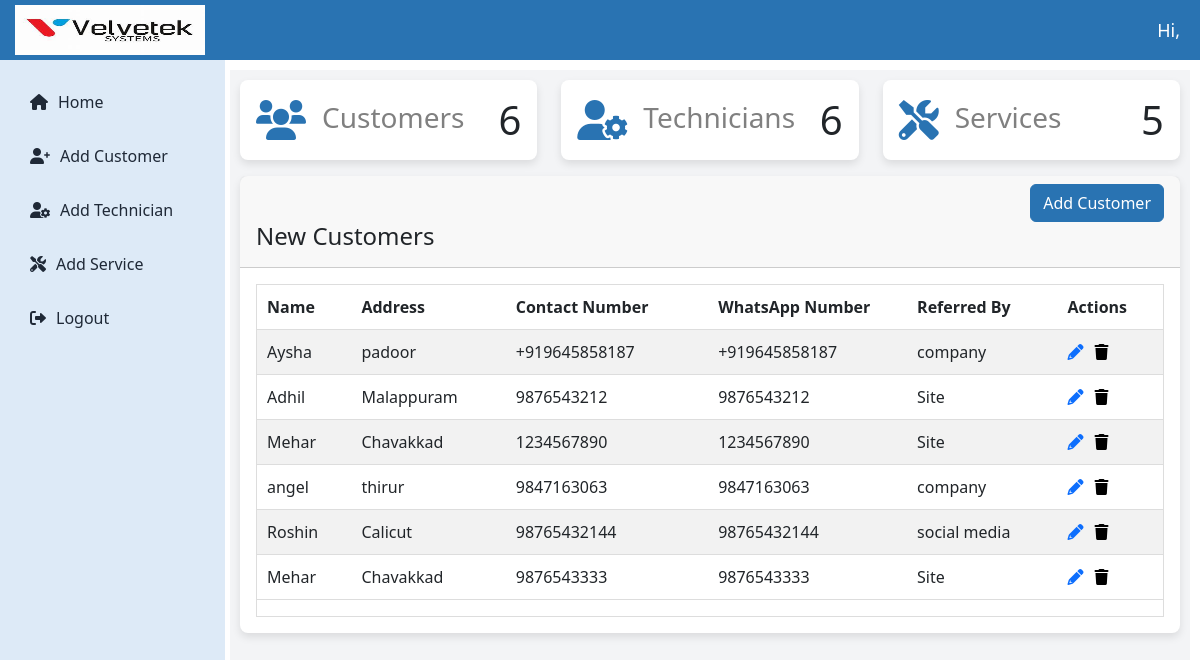
Before: /velvetekapp/customer/new/ with the older database file.
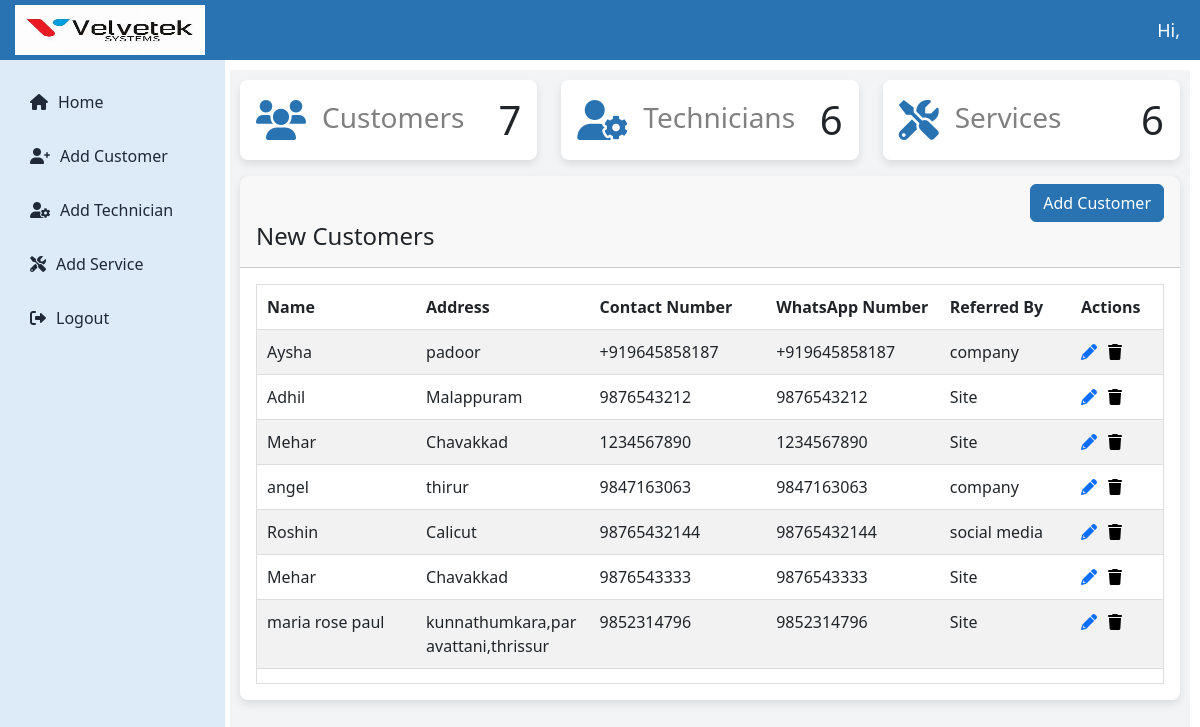
After: the same page with the newer database file.
### velvetekapp/models.py (models this page shows)
class Customer(models.Model):
    name=models.CharField(max_length=255)
    address = models.TextField()
    contact_number = models.CharField(max_length=15,unique=True)
    whatsapp_number = models.CharField(max_length=15)
    referred_by =models.CharField(max_length=255)

### velvetekapp/views.py (the view)
# urls.py: path('customer/new/',views.new_customer,name='new_customer'),
def new_customer(request):
    customers=Customer.objects.all()
    customer_count = Customer.objects.count()
    total_services = Apply.objects.count()
    technician_count = CustomUser.objects.filter(role='technician').count()
    context = {
        'customers':customers,
        'customer_count': customer_count,
        'total_services': total_services,
        'technician_count': technician_count,
    }
    return render(request,'new_customer.html',context)

### templates/new_customer.html (shortened to what this page needs)
{% extends 'admin_dashboard.html' %}
{% block content %}
<div class="container">
  <div class="page-inner">
    <div class="row">
      <div class="col-md-12">
        <div class="card">
          <div class="card-header">
            <div class="ms-md-auto py-2 py-md-0 text-end">
              <a href="#" class="btn btn-primary" onclick="openCustomerModal()"> Add Customer</a>
            </div>
            <h4 class="card-title">New Customers</h4>
          </div>
          <div class="card-body">
            <div class="table-responsive" style="max-height: 400px; overflow-x: auto; overflow-y: auto; white-space: nowrap;">
              <table id="basic-datatables" class="display table table-striped table-hover">
                <thead>
                  <tr>
                    <th>Name</th>
                    <th>Address</th>
                    <th>Contact Number</th>
                    <th>WhatsApp Number</th>
                    <th>Referred By</th>
                    <th>Actions</th>
                  </tr>
                </thead>
                <tbody>
                  {% for customer in customers %}
                  <tr>
                    <td>{{ customer.name }}</td>
                    <td>{{ customer.address }}</td>
                    <td>{{ customer.contact_number }}</td>
                    <td>{{ customer.whatsapp_number }}</td>
                    <td>{{ customer.referred_by }}</td>
                    <td>
                      <div style="display: flex; align-items: center;">
                        <a href="{% url 'update_customer' customer.id %}" class="edit-customer-btn" data-bs-toggle="modal" data-bs-target="#updateCustomerModal{{ customer.id }}">
                            <i class="fa fa-pencil-alt" aria-hidden="true" title="Update"></i>
                        </a>
                <form method="post" action="{% url 'delete_customer' customer.id %}" style="display:inline-block; margin-left:5px;">
                    <button type="button"  class="icon-link delete-icon" title="Delete" data-bs-toggle="modal" data-bs-target="#deleteCustomerModal{{ customer.id }}">
                      <i class="fa fa-trash" aria-hidden="true"></i>
                    </button>
                </form>
                    </div>
                    </td>
                  </tr>
                  {% endfor %}
                </tbody>
              </table>
            </div>
          </div>
        </div>
      </div>
    </div>
      </div>
    </div>
  </div>
</div>
{% endblock %}

Changed rows visible on the page:
added Customer: name "maria rose paul", address "kunnathumkara,paravattani,thrissur", contact_number "9852314796", whatsapp_number "9852314796", referred_by "Site"
Other visible differences:
{{ customer_count }}: "6" → "7"
{{ total_services }}: "5" → "6"
